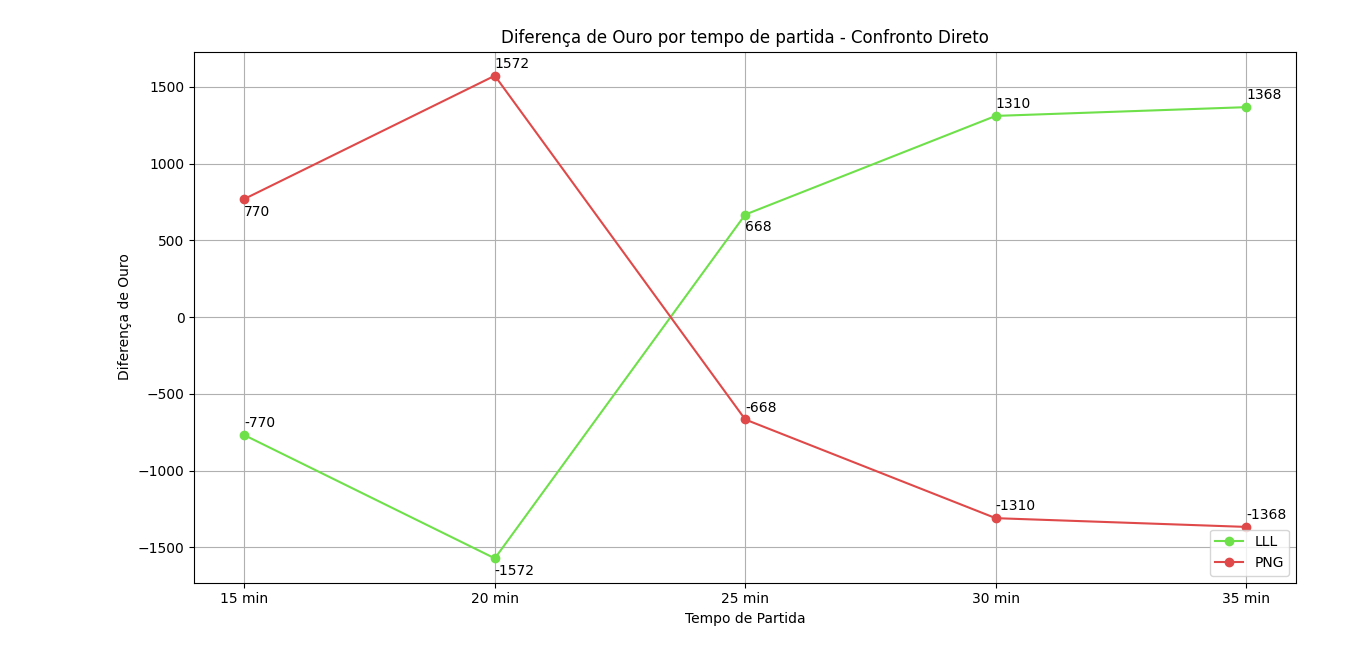

The Python source for this figure:
import pandas as pd
from matplotlib import pyplot as plt

index = ['GD@15', 'GD@20', 'GD@25', 'GD@30', 'GD@35']
loud_gd_vs_pain = {
    "Rodada 1": [-2145, -3860, -3946, -6673, '-'],
    "Rodada 10": [-641, -1982, 1660, 2331, 5895],
    "Playoffs UF - Jogo 1":[-898, -1163, -325, 290, -3160],
    "Playoffs UF - Jogo 2":[1949, 2878, 1992, 2883, '-'],
    "Playoffs UF - Jogo 3":[3833, 5644, 7422, 9845, '-']
}

pain_gd_vs_loud = {
    "Rodada 1": [2145, 3860, 3946, 6673, '-'],
    "Rodada 10": [641, 1982, -1660, -2331, -5895],
    "Playoffs UF - Jogo 1":[898, 1163, 325, -290, 3160],
    "Playoffs UF - Jogo 2":[-1949, -2878, -1992, -2883, '-'],
    "Playoffs UF - Jogo 3":[-3833, -5644, -7422, -9845, '-']
}

df_loud = pd.DataFrame(loud_gd_vs_pain, index=index)
df_loud['Média'] = df_loud.mean(axis=1, numeric_only=True)

df_pain = pd.DataFrame(pain_gd_vs_loud, index=index)
df_pain['Média'] = df_pain.mean(axis=1, numeric_only=True)

fig, ax = plt.subplots()
ax.plot()

game_time = ['15 min', '20 min', '25 min', '30 min', '35 min']
ax.plot(game_time, df_loud['Média'], marker='o', color='#6EE049', label='LLL')
ax.plot(game_time, df_pain['Média'], marker='o', color='#E04949', label='PNG')

for i, value in enumerate(df_loud['Média']):
    if i in (0, 3, 4):
        ax.annotate(round(value), (game_time[i], df_loud['Média'][i]), xytext=(game_time[i], df_loud['Média'][i] + 50))
    else:
        ax.annotate(round(value), (game_time[i], df_loud['Média'][i]), xytext=(game_time[i], df_loud['Média'][i] - 110))

for i, value in enumerate(df_pain['Média']):
    if i == 0:
        ax.annotate(round(value), (game_time[i], df_pain['Média'][i]), xytext=(game_time[i], df_pain['Média'][i] - 110))
    else: 
        ax.annotate(round(value), (game_time[i], df_pain['Média'][i]), xytext=(game_time[i], df_pain['Média'][i] + 50))

plt.title('Diferença de Ouro por tempo de partida - Confronto Direto')
plt.xlabel('Tempo de Partida')
plt.ylabel('Diferença de Ouro')
plt.legend(loc='lower right')
plt.tight_layout()
plt.grid()
plt.show()
